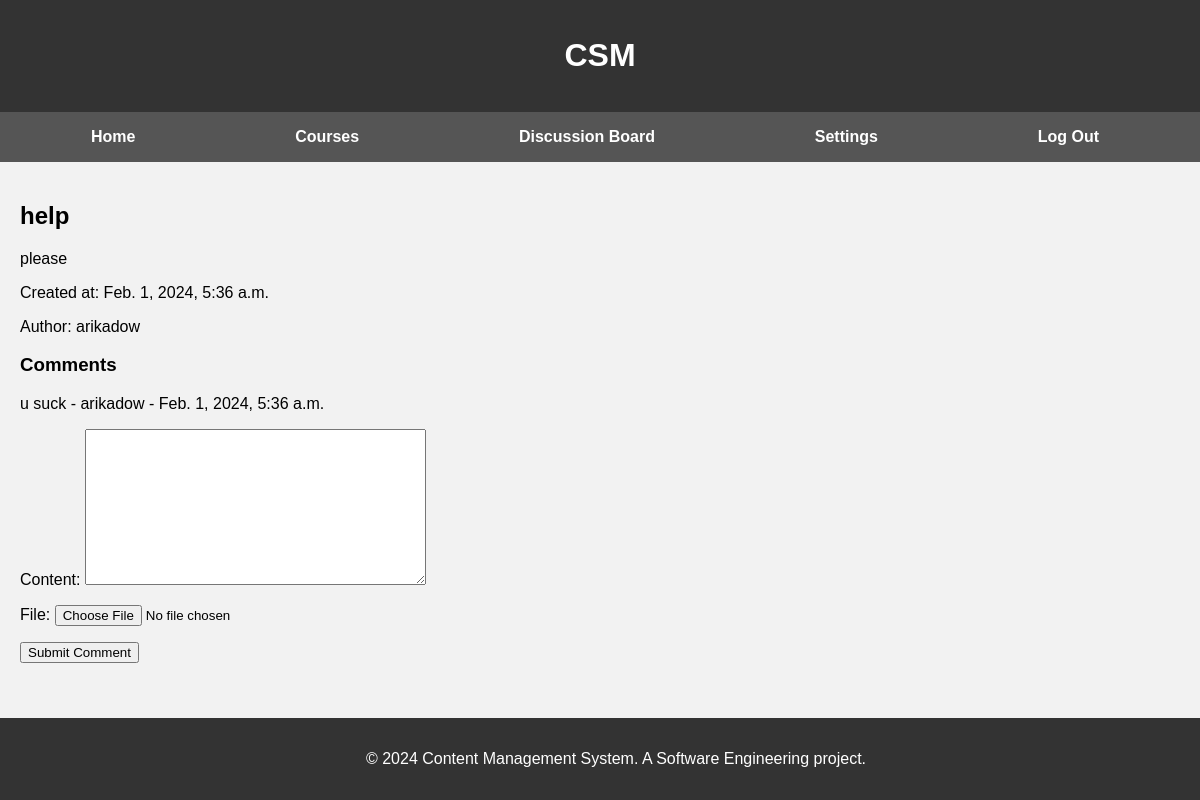
The app's page /course_app/discussion/11/ (signed in) with its own data.
### course_app/models.py (models this page shows, shortened)
class Discussion(models.Model):
    title = models.CharField(max_length=200)
    content = models.TextField()
    created_at = models.DateTimeField(auto_now_add=True)
    author = models.ForeignKey(settings.AUTH_USER_MODEL, on_delete=models.CASCADE)

class CustomUser(AbstractUser):
    email = models.EmailField(unique=True)
    first_name = models.CharField(max_length=30)
    last_name = models.CharField(max_length=30)

class Comment(models.Model):
    discussion = models.ForeignKey(Discussion, related_name='comments', on_delete=models.CASCADE)
    content = models.TextField()
    created_at = models.DateTimeField(auto_now_add=True)
    author = models.ForeignKey(settings.AUTH_USER_MODEL, on_delete=models.CASCADE)
    file = models.FileField(upload_to='discussion_files/', null=True, blank=True)

### course_app/views.py (the view)
# urls.py: path('discussion/<int:discussion_id>/', discussion_detail, name='discussion_detail'),
@login_required
def discussion_detail(request, discussion_id):
    discussion = get_object_or_404(Discussion, pk=discussion_id)
    comments = discussion.comments.all()
    if request.method == 'POST':
        form = CommentForm(request.POST)
        if form.is_valid():
            new_comment = form.save(commit=False)
            new_comment.discussion = discussion
            new_comment.author = request.user
            new_comment.save()
            return redirect('discussion_detail', discussion_id=discussion.id)
    else:
        form = CommentForm()
    return render(request, 'discussions/discussion_detail.html', {'discussion': discussion, 'comments': comments, 'form': form})

### course_app/forms.py
class CommentForm(forms.ModelForm):
    class Meta:
        model = Comment
        fields = ['content', 'file']

### course_app/templates/discussions/discussion_detail.html (shortened to what this page needs)
{% extends 'base_generic.html' %}
{% block content %}
  <h2>{{ discussion.title }}</h2>
  <p>{{ discussion.content }}</p>
  <p>Created at: {{ discussion.created_at }}</p>
  <p>Author: {{ discussion.author.username }}</p>
  <h3>Comments</h3>
  <div id="comments-container">
    {% for comment in comments %}
      <p>{{ comment.content }} - {{ comment.author.username }} - {{ comment.created_at }}</p>
    {% endfor %}
  </div>
  <form method="post" action="{% url 'add_comment' discussion.id %}">
    {{ form.as_p }}
    <button type="submit">Submit Comment</button>
</form>
{% endblock %}

### course_app/templates/base_generic.html (style rules this page uses)
body { margin: 0; font-family: Arial, sans-serif; background-color: #f2f2f2; }

### records on screen
Discussion: title "help", content "please", created_at "Feb. 1, 2024, 5:36 a.m.", author.username "arikadow"
Comment: content "u suck", author.username "arikadow", created_at "Feb. 1, 2024, 5:36 a.m."
